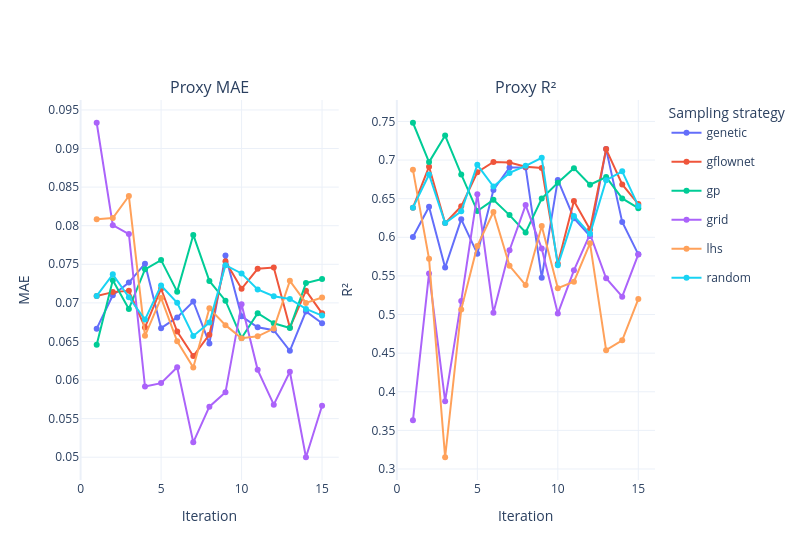

Notebook code for this chart:
### Code cell
plot_proxy_curves(metrics)

### Figure 1 — Plotly figure (JSON) as saved in the notebook; plotly's stock layout.template omitted (floating-point values rounded to 4 significant figures)
{"data": [{"legendgroup": "genetic", "line": {"color": "#636efa", "width": 2}, "marker": {"color": "#636efa"}, "mode": "lines+markers", "name": "genetic", "type": "scatter", "x": [1, 2, 3, 4, 5, 6, 7, 8, 9, 10, 11, 12, 13, 14, 15], "xaxis": "x", "y": [0.06666, 0.07099, 0.07263, 0.07508, 0.06672, 0.06812, 0.07019, 0.06475, 0.07614, 0.06826, 0.06683, 0.06645, 0.06378, 0.06889, 0.06736], "yaxis": "y"}, {"legendgroup": "genetic", "line": {"color": "#636efa", "width": 2}, "marker": {"color": "#636efa"}, "mode": "lines+markers", "name": "genetic", "showlegend": false, "type": "scatter", "x": [1, 2, 3, 4, 5, 6, 7, 8, 9, 10, 11, 12, 13, 14, 15], "xaxis": "x2", "y": [0.6004, 0.6395, 0.5609, 0.6232, 0.5788, 0.6613, 0.6904, 0.6904, 0.5477, 0.6743, 0.6247, 0.6016, 0.7142, 0.6199, 0.5779], "yaxis": "y2"}, {"legendgroup": "gflownet", "line": {"color": "#ef553b", "width": 2}, "marker": {"color": "#ef553b"}, "mode": "lines+markers", "name": "gflownet", "type": "scatter", "x": [1, 2, 3, 4, 5, 6, 7, 8, 9, 10, 11, 12, 13, 14, 15], "xaxis": "x", "y": [0.0709, 0.07139, 0.07156, 0.06681, 0.07183, 0.06629, 0.06311, 0.06588, 0.07539, 0.07183, 0.07441, 0.07457, 0.0668, 0.07159, 0.06865], "yaxis": "y"}, {"legendgroup": "gflownet", "line": {"color": "#ef553b", "width": 2}, "marker": {"color": "#ef553b"}, "mode": "lines+markers", "name": "gflownet", "showlegend": false, "type": "scatter", "x": [1, 2, 3, 4, 5, 6, 7, 8, 9, 10, 11, 12, 13, 14, 15], "xaxis": "x2", "y": [0.6384, 0.6914, 0.6184, 0.6401, 0.6842, 0.6975, 0.6967, 0.6914, 0.6897, 0.5658, 0.6471, 0.6101, 0.7142, 0.6683, 0.6431], "yaxis": "y2"}, {"legendgroup": "gp", "line": {"color": "#00cc96", "width": 2}, "marker": {"color": "#00cc96"}, "mode": "lines+markers", "name": "gp", "type": "scatter", "x": [1, 2, 3, 4, 5, 6, 7, 8, 9, 10, 11, 12, 13, 14, 15], "xaxis": "x", "y": [0.06457, 0.07294, 0.06922, 0.07434, 0.07554, 0.07146, 0.0788, 0.07284, 0.07028, 0.06546, 0.06866, 0.06736, 0.06674, 0.07256, 0.0731], "yaxis": "y"}, {"legendgroup": "gp", "line": {"color": "#00cc96", "width": 2}, "marker": {"color": "#00cc96"}, "mode": "lines+markers", "name": "gp", "showlegend": false, "type": "scatter", "x": [1, 2, 3, 4, 5, 6, 7, 8, 9, 10, 11, 12, 13, 14, 15], "xaxis": "x2", "y": [0.7483, 0.6973, 0.7317, 0.6813, 0.6339, 0.6485, 0.6287, 0.6061, 0.6502, 0.6707, 0.6895, 0.668, 0.6779, 0.6503, 0.6377], "yaxis": "y2"}, {"legendgroup": "grid", "line": {"color": "#ab63fa", "width": 2}, "marker": {"color": "#ab63fa"}, "mode": "lines+markers", "name": "grid", "type": "scatter", "x": [1, 2, 3, 4, 5, 6, 7, 8, 9, 10, 11, 12, 13, 14, 15], "xaxis": "x", "y": [0.09334, 0.08007, 0.07892, 0.05916, 0.0596, 0.06166, 0.05193, 0.05655, 0.0584, 0.06981, 0.06132, 0.05681, 0.06107, 0.05, 0.05667], "yaxis": "y"}, {"legendgroup": "grid", "line": {"color": "#ab63fa", "width": 2}, "marker": {"color": "#ab63fa"}, "mode": "lines+markers", "name": "grid", "showlegend": false, "type": "scatter", "x": [1, 2, 3, 4, 5, 6, 7, 8, 9, 10, 11, 12, 13, 14, 15], "xaxis": "x2", "y": [0.363, 0.5532, 0.3878, 0.5174, 0.6558, 0.5024, 0.5832, 0.6417, 0.5853, 0.5012, 0.5573, 0.6042, 0.547, 0.5231, 0.5779], "yaxis": "y2"}, {"legendgroup": "lhs", "line": {"color": "#ffa15a", "width": 2}, "marker": {"color": "#ffa15a"}, "mode": "lines+markers", "name": "lhs", "type": "scatter", "x": [1, 2, 3, 4, 5, 6, 7, 8, 9, 10, 11, 12, 13, 14, 15], "xaxis": "x", "y": [0.08084, 0.081, 0.08385, 0.06573, 0.07064, 0.06502, 0.06162, 0.06929, 0.06712, 0.06542, 0.06566, 0.06667, 0.07286, 0.07, 0.0707], "yaxis": "y"}, {"legendgroup": "lhs", "line": {"color": "#ffa15a", "width": 2}, "marker": {"color": "#ffa15a"}, "mode": "lines+markers", "name": "lhs", "showlegend": false, "type": "scatter", "x": [1, 2, 3, 4, 5, 6, 7, 8, 9, 10, 11, 12, 13, 14, 15], "xaxis": "x2", "y": [0.6873, 0.5721, 0.3152, 0.5064, 0.5888, 0.6328, 0.5631, 0.5382, 0.6146, 0.534, 0.5426, 0.5921, 0.4539, 0.4666, 0.5199], "yaxis": "y2"}, {"legendgroup": "random", "line": {"color": "#19d3f3", "width": 2}, "marker": {"color": "#19d3f3"}, "mode": "lines+markers", "name": "random", "type": "scatter", "x": [1, 2, 3, 4, 5, 6, 7, 8, 9, 10, 11, 12, 13, 14, 15], "xaxis": "x", "y": [0.0709, 0.0737, 0.07073, 0.06784, 0.07224, 0.07001, 0.06571, 0.06745, 0.07489, 0.07381, 0.07174, 0.07087, 0.07052, 0.06921, 0.06835], "yaxis": "y"}, {"legendgroup": "random", "line": {"color": "#19d3f3", "width": 2}, "marker": {"color": "#19d3f3"}, "mode": "lines+markers", "name": "random", "showlegend": false, "type": "scatter", "x": [1, 2, 3, 4, 5, 6, 7, 8, 9, 10, 11, 12, 13, 14, 15], "xaxis": "x2", "y": [0.6384, 0.6814, 0.6184, 0.6337, 0.6938, 0.6657, 0.6834, 0.6925, 0.7029, 0.5636, 0.6277, 0.6044, 0.6739, 0.6854, 0.6406], "yaxis": "y2"}], "layout": {"annotations": [{"font": {"size": 16}, "showarrow": false, "text": "Proxy MAE", "x": 0.225, "xanchor": "center", "xref": "paper", "y": 1, "yanchor": "bottom", "yref": "paper"}, {"font": {"size": 16}, "showarrow": false, "text": "Proxy R²", "x": 0.775, "xanchor": "center", "xref": "paper", "y": 1, "yanchor": "bottom", "yref": "paper"}], "legend": {"title": {"text": "Sampling strategy"}}, "width": 800, "xaxis": {"anchor": "y", "domain": [0, 0.45], "title": {"text": "Iteration"}}, "xaxis2": {"anchor": "y2", "domain": [0.55, 1], "title": {"text": "Iteration"}}, "yaxis": {"anchor": "x", "domain": [0, 1], "title": {"text": "MAE"}}, "yaxis2": {"anchor": "x2", "domain": [0, 1], "title": {"text": "R²"}}}}
